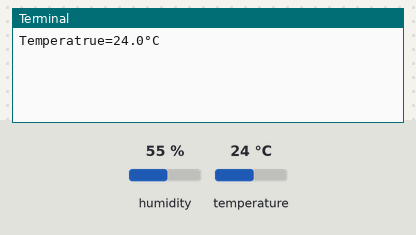
Simulated run of this program. Board: Raspberry Pi (BCM pin numbers). Parts: the last lines printed to the terminal. The inputs (shaded band) are chosen by the test bench; at power-on: temperature 24 °C, humidity 55 %.

Above: at 1.2 s.
1.3 s: temperature set to 12 °C
At 2.6 s:
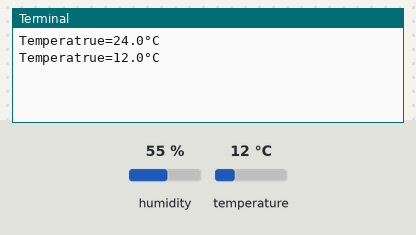
3.4 s: temperature set to 19 °C
At 4.7 s:
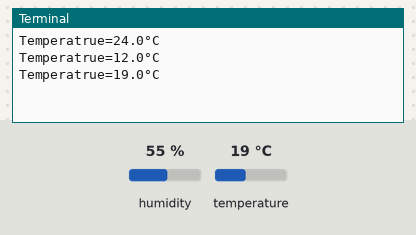
Timing chart, 0 to 6.4 s (numbered marks = the images above; inputs shaded):
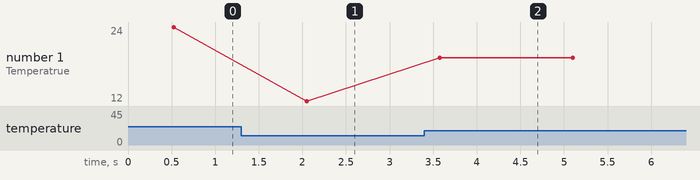

Measured:
- after the input at 1.3 s, the terminal: prints a new line after 0.75 s (image 1)
- after the input at 3.4 s, the terminal: prints a new line after 0.18 s (image 2)
- plotted number 1: 24 → 12 after the input at 1.3 s, 12 → 19 after the input at 3.4 s

The program:

temperature.py
```python
import Adafruit_DHT
import time

# DHT11 센서 객체를 선언한다
sensor = Adafruit_DHT.DHT11

# DHT11 센서와 연결된 핀을 정의한다
pin = 27

if __name__ == "__main__":

    # 센서의 정보를 1초에 한번씩 출력한다
    while(True):
        # 온도 데이터를 센서로부터 가져온다
        sensorValue = Adafruit_DHT.read(sensor, pin)
        temperature = sensorValue[1]

        # 만약 온도 데이터가 None 값이 아니라면 값을 출력한다
        if temperature is not None:
            print('Temperatrue={}°C'.format(temperature))
        else:
            print('Failed to get reading. Try again!')

        # 1초간 대기한다
        time.sleep(1)
```
